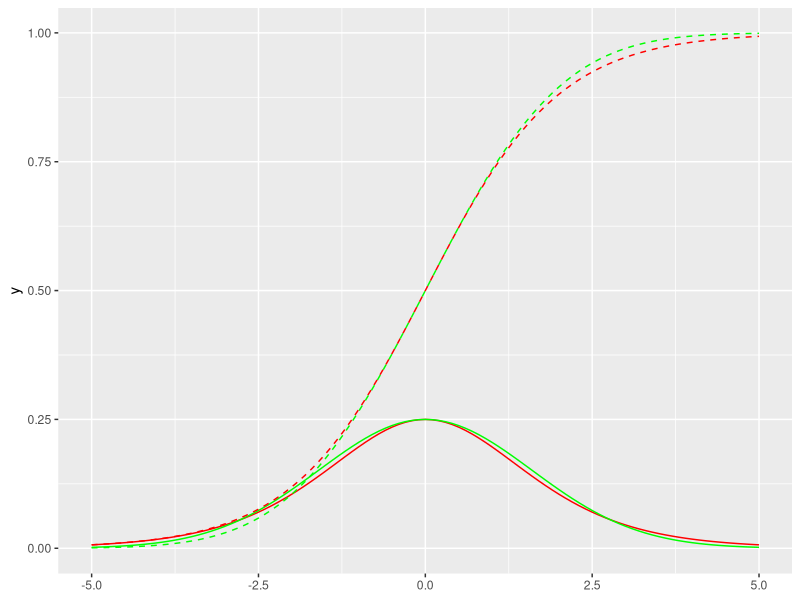
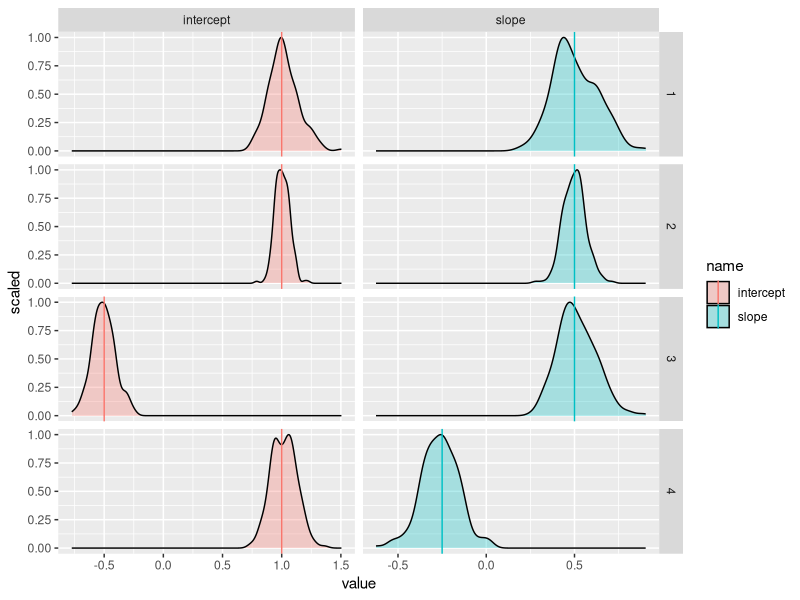
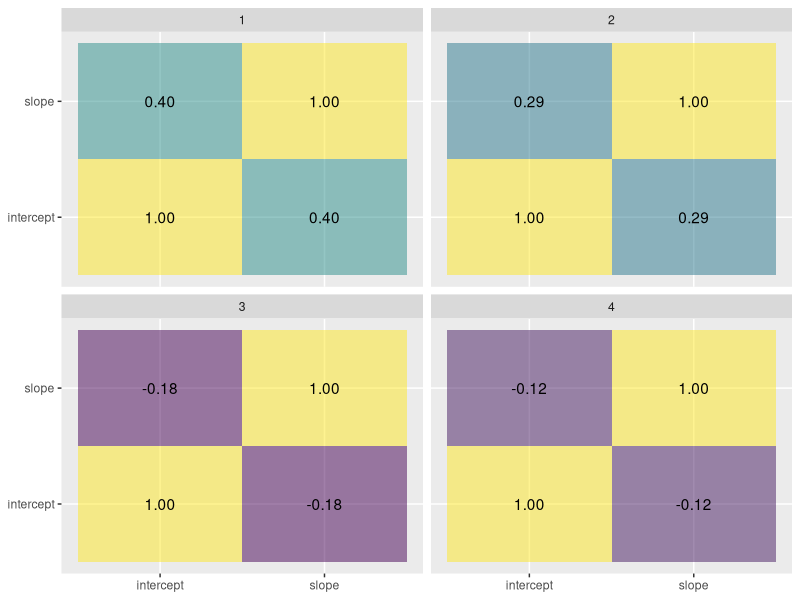
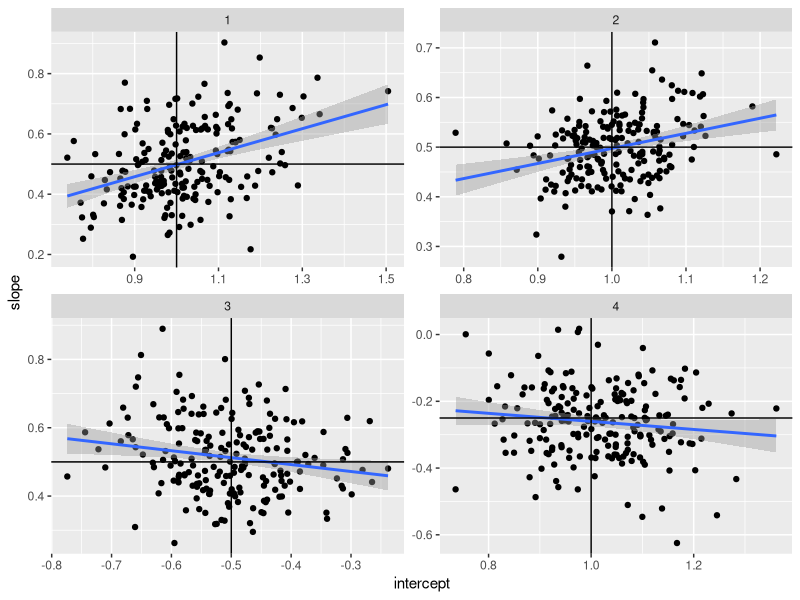

The R source for these figures, in order:
## ---- chunk 1
library(tidyverse)
## ---- chunk 2
ggplot() +
  geom_function(
    fun = dlogis,
    colour = "red"
  ) +
  geom_function(
    fun = dnorm,
    args = list(sd = dnorm(0) / dlogis(0)),
    colour = "green"
  ) +
  geom_function(
    fun = plogis,
    colour = "red",
    linetype = "dashed"
  ) +
  geom_function(
    fun = pnorm,
    args = list(sd = dnorm(0) / dlogis(0)),
    colour = "green",
    linetype = "dashed"
  ) +
  xlim(-5, 5)
## ---- chunk 3
generate.and.estimate.probit.regression <- function(n, intercept, slope) {
  x <- rnorm(n)
  y <- intercept + slope * x + rnorm(n)
  c <- y > 0
  model <- glm(
    formula = c ~ 1 + x,
    family = binomial(link = "probit")
  )
  result <- data.frame(
    intercept = coef(model)[[1]],
    slope = coef(model)[[2]]
  )
  return(result)
}
## ---- chunk 4
parameters <- tibble(
  parameter.set = seq(4),
  n.data = c(200, 800, 200, 200),
  intercept = c(1, 1, -0.5, 1),
  slope = c(0.5, 0.5, 0.5, -0.25)
)
parameters
## ---- chunk 5
estimated.parameters <- parameters %>%
  expand_grid(
    run = seq(200)
  ) %>%
  rowwise() %>%
  mutate(
    generate.and.estimate.probit.regression(
      n = n.data,
      intercept = intercept,
      slope = slope
    )
  ) %>%
  ungroup()
estimated.parameters
## ---- chunk 6
ggplot() +
  geom_density(
    mapping = aes(
      x = value,
      y = after_stat(scaled),
      fill = name
    ),
    data = estimated.parameters %>%
      pivot_longer(
        cols = c("intercept", "slope")
      ),
    alpha = 0.3
  ) +
  geom_vline(
    mapping = aes(
      xintercept = value,
      col = name
    ),
    data = parameters %>%
      pivot_longer(
        cols = c("intercept", "slope")
      )
  ) +
  facet_grid(
    cols = vars(name),
    rows = vars(parameter.set),
    scales = "free"
  )
## ---- chunk 7
ggplot(
  mapping = aes(
    x = parameter.1,
    y = parameter.2,
    fill = correlation,
    label = sprintf("%.2f", correlation)
  ),
  data = estimated.parameters %>%
    group_by(parameter.set) %>%
    reframe(
      expand_grid(
        parameter.1 = c("intercept", "slope"),
        parameter.2 = c("intercept", "slope")
      ),
      correlation = c(cor(data.frame(intercept, slope)))
    )
) +
  geom_tile(alpha = 0.5) +
  geom_text() +
  scale_fill_viridis_c() +
  guides(fill = "none") +
  labs(
    x = NULL,
    y = NULL
  ) +
  facet_wrap(
    facets = vars(parameter.set)
  )
## ---- chunk 8
ggplot(
  mapping = aes(
    x = intercept,
    y = slope
  ),
  data = estimated.parameters,
    alpha = 0.1
) +
  geom_point() +
  geom_smooth(
    formula = y ~ x,
    method = "lm"
  ) +
  geom_vline(
    mapping = aes(
      xintercept = intercept
    ),
    data = parameters
  ) +
  geom_hline(
    mapping = aes(
      yintercept = slope
    ),
    data = parameters
  ) +
  facet_wrap(
    facets = vars(parameter.set),
    scales = "free"
  )
